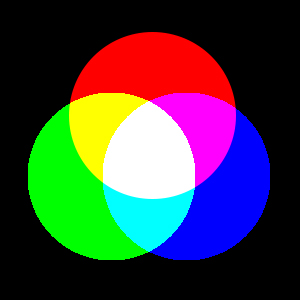
#> input picture images/color.jpg, 300 x 300 px, found by its file name
$ python colocImgEdgeDetection.py
#> lines starting #> are read from the running program, lines starting #| are printed output that depends on the picture
#!/user/bin/env python
# -*- coding:utf-8 -*-

import cv2
import numpy as np

def edgeDetection(img):

    pass


def laplacian(img, lapla):
    '''
    :param img: 输入图像
    :param lapla: 拉普拉斯滤波器
    :return: 输出未标定结果的拉普拉斯滤波后结果
    '''
    height, width, channels = img.shape
    filter_size = len(lapla)
    n = int((filter_size - 1) / 2)
    img_lapla = np.zeros((height, width, channels), np.uint8)
    for i in range(n, height - n):
        for j in range(n, width - n):
            for k in range(channels):
                temp = np.sum(lapla * img[i - n:i + n + 1, j - n:j + n + 1, k])
                img_lapla[i, j, k]=np.clip(temp, 0, 255)
    return img_lapla


lapla90 = [[0, 1, 0], [1, -4, 1], [0, 1, 0]]  # 90°增量
lapla45 = [[1, 1, 1], [1, -8, 1], [1, 1, 1]]  # 45°增量

sobel = [[-2, -2, 0],
           [-2, 0, 2],
           [0, 2, 2]]


img = cv2.imread("../images/color.jpg")
#> img is the input picture: shape (300, 300, 3); mean B, G, R 62.9, 62.9, 62
cv2.imshow("image", img)

imglapla90 = laplacian(img, lapla90)
#> after the loop in laplacian, `for i in range(n, height - n):`:
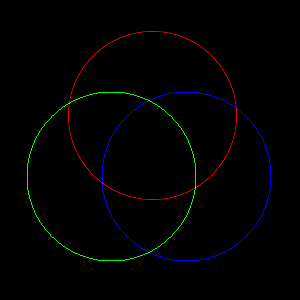
#> img_lapla: shape (300, 300, 3); mean B, G, R 1.6, 1.5, 1.4
cv2.imshow("imglapla90", imglapla90)


imglapla45 = laplacian(img, lapla45)
cv2.imshow("imglapla45", imglapla45)

imgsobel = laplacian(img, sobel)
#> after the loop in laplacian (call 3), `for i in range(n, height - n):`:
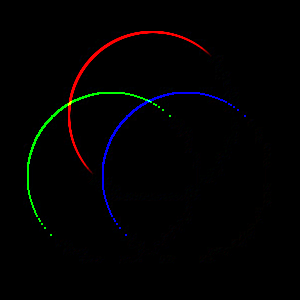
#> img_lapla: shape (300, 300, 3); mean B, G, R 1.8, 1.7, 2.1
cv2.imshow("sobel", imgsobel)

cv2.waitKey(0)
